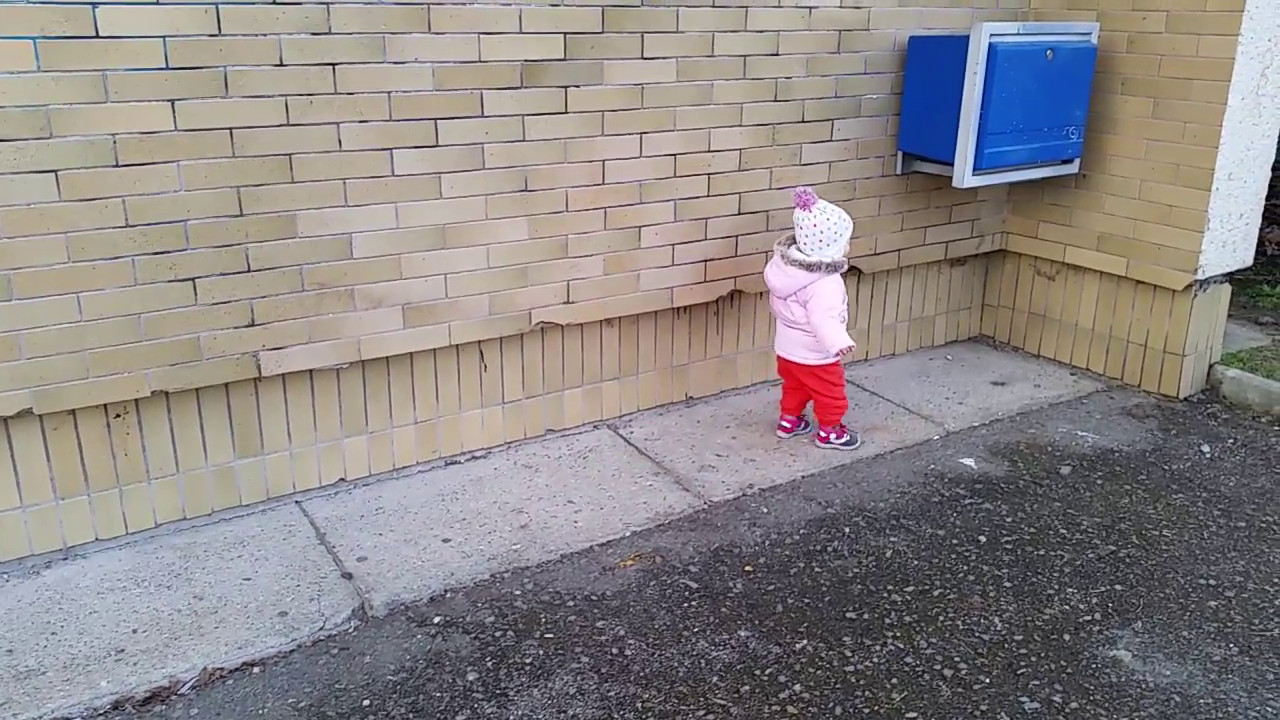
#> input picture data/ada/ada_1.jpg, 1280 x 720 px
$ python -i securitycam.py   (imports and definitions only)   (Python 2 division)
#> lines starting #> are read from the running program, lines starting #| are printed output that depends on the picture
### securitycam/classifier.py
from __future__ import division

import cv2
from sklearn.cluster import KMeans
from sklearn.svm import SVC
import cPickle
import os
import imutils
from imutils.paths import list_images

from descriptor import Descriptor


class Classifier:
    def __init__(self, desc=None, data=[], labels=[]):
        self.model = SVC(kernel='linear', C=100, probability=True, random_state=42)
        self.data = data
        self.labels = labels
        self.desc = desc

    # [5 lines left out: function train, not called in this run]

    def predict(self, img):
        return self.model.predict(img)

    def predict_proba(self, img):
        return self.model.predict_proba(img)

    def save_model(self, path='../data/classifier.pkl'):
        with open(path, 'w') as f:
            f.write(cPickle.dumps(self.model))

    def train_from_protos(self, objects=['matous', 'ada', 'katka'], train_size=-1, return_test=False):
        if self.desc is None:
            raise AttributeError('Descriptor was not specified.')
        train_data = []
        train_features = []
        train_labels = []

        test_data = []
        test_features = []
        test_labels = []

        for o in objects:
            obj_path = os.path.join('/home/tomas/projects/securitycam/data/{}/protos/'.format(o))
            root, __, files = os.walk(obj_path).next()
            img_paths = [os.path.join(root, x) for x in files]

            if train_size == -1:
                n_train = len(img_paths)
            else:
                n_train = min(train_size, len(img_paths))

            # loop over the input dataset of images
            for i, img_path in enumerate(img_paths):
                # load the image, crop the image, then update the list of objects
                image = cv2.imread(img_path)
                feats = self.desc.describe(image, use_mean=False)[0].flatten()

                if i < n_train:
                    train_data.append(image)
                    train_features.append(feats)
                    train_labels.append(o)
                elif return_test:
                    test_data.append(image)
                    test_features.append(feats)
                    test_labels.append(o)

        self.model.fit(train_features, train_labels)

        if return_test:
            return (train_data, train_features, train_labels), (test_data, test_features, test_labels)
        else:
            return train_data, train_features, train_labels


# --------------------------------------------------------------------------------------------------
# [32 lines that do not run on import are left out]

### securitycam/descriptor.py
from __future__ import division

import numpy as np
import cv2
import imutils

from hsvhistogram import HSVHistogram
from labhistogram import LabHistogram


class Descriptor:
    def __init__(self, type, bins=([8, 8, 8])):
        if type == 'hsvhist':
            self.desc = HSVHistogram(bins)
        elif type == 'labhist':
            self.desc = LabHistogram(bins)

    # [14 lines left out: function describe, not called in this run]

    def describe_char(self, img):
        pass

    # [16 lines left out: functions chi2_distance, compare_hists, not called in this run]


# [27 lines that do not run on import are left out]

### securitycam/hsvhistogram.py
# import the necessary packages
import numpy as np
import cv2
from itertools import chain


class HSVHistogram:
    def __init__(self, bins):
        # store the number of bins for the histogram
        self.bins = bins
        self.hist_sizes = [180, 16, 16]
        self.hist_ranges = [180, 256, 256]
        self.channels = [0, 1]

        self.sizes = None
        self.ranges = None
        self.update_hist_params()

    def update_hist_params(self):
        self.sizes = [self.hist_sizes[i] for i in self.channels]
        self.ranges = list(chain.from_iterable([(0, self.hist_ranges[i]) for i in self.channels]))

    # [68 lines left out: functions describe, histogram, not called in this run]

### securitycam/securitycam.py
from __future__ import division

import os

import cv2
import numpy as np
import imutils

from back_projector import BackProjector
from classifier import Classifier
from descriptor import Descriptor
from motion_detector import MotionDetector
from face_detector import FaceDetector
from pedestrian_detector import PedestrianDetector
from select_roi import SelectROI
from tracker import Tracker
from object import Object


class SecurityCam:
    def __init__(self):
        self.stream = None

        # self.tracker = cv2.Tracker_create(tracker)
        self.descriptor = Descriptor('hsvhist')
        self.classifier = Classifier(desc=self.descriptor)
        self.classifier.train_from_protos(train_size=-1, return_test=False)
        self.backprojector = BackProjector(space='hsv', channels=[0, 1])
        self.motiondetector = MotionDetector()
        self.facedetector = FaceDetector(faceCascadePath='../cascades/haarcascade_frontalface_default.xml')
        self.pedestriandetector = PedestrianDetector()
        self.tracker = Tracker()
        self.heatmap = None  # final heatmap derived from motion detection and backprojection
        self.max_dist = 250
        self.n_nonsmooth = 0  # number of consecutive differences between tracker and detector
        self.max_n_nonsmooth = 5
        # self.track_window = None
        # bp.calc_model_hist(bp.model_im)
        # track_window = roi_rect

    # [18 lines left out: function mark_track_window, not called in this run]
        # self.tracker.track_window = roi_rect

    def roi2image(self, im, roi):
        im_roi = im[roi[1]:roi[1] + roi[3], roi[0]:roi[0] + roi[2]]
        return im_roi

    # [150 lines left out: functions expand_roi, process_frame, control_smoothness, analyse_heatmap, calc_cnts_dists, not called in this run]


# -------------------------------------------------------------------------------------------------------
# [139 lines not run here, left out]

>>> import cv2
>>> picture = cv2.imread('../data/ada/ada_1.jpg', cv2.IMREAD_GRAYSCALE)
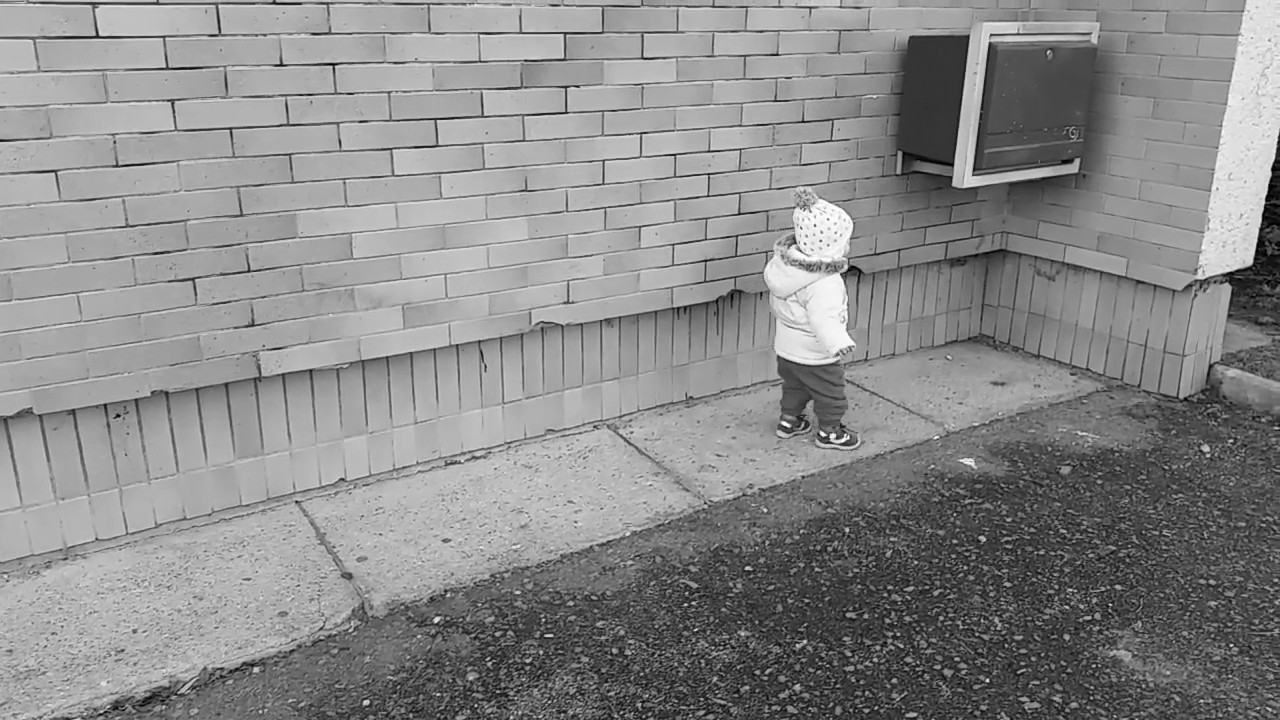
#> picture: shape (720, 1280); min 0, max 255, mean 138
>>> result = SecurityCam().process_frame(picture)
#> (the run stopped early here; a loop or call above may not have finished)

$ run again, on data/ada/ada_2.jpg
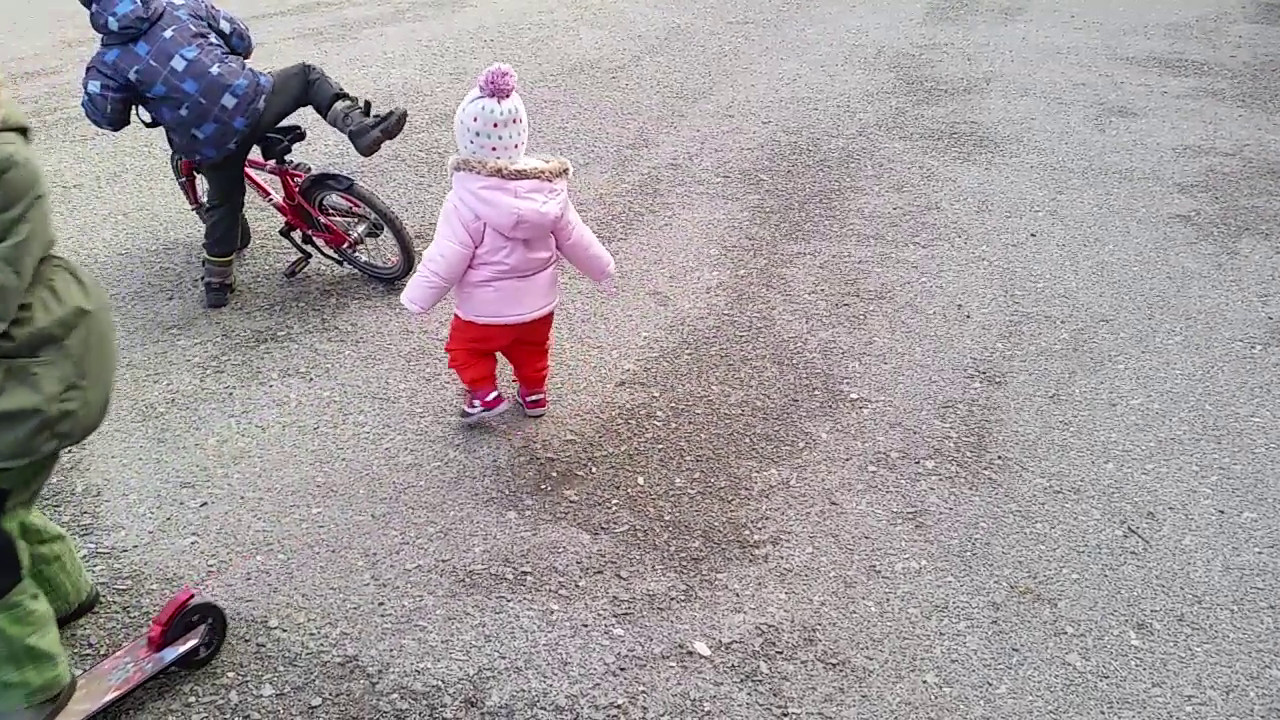
#> input picture data/ada/ada_2.jpg, 1280 x 720 px
#> `picture = cv2.imread('../data/ada/ada_1.jpg', cv2.IMREAD_GRAYSCALE)`:
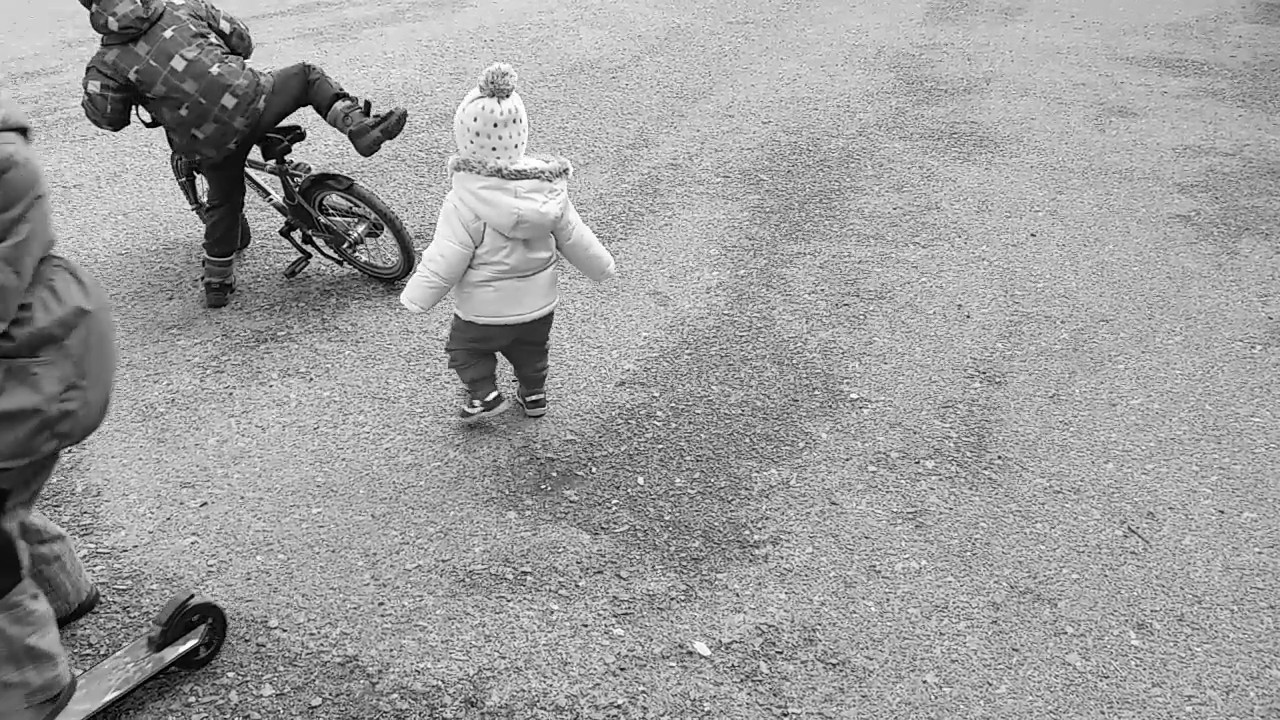
#> picture: shape (720, 1280); min 0, max 255, mean 158.6

$ run again, on data/ada/ada_3.jpg
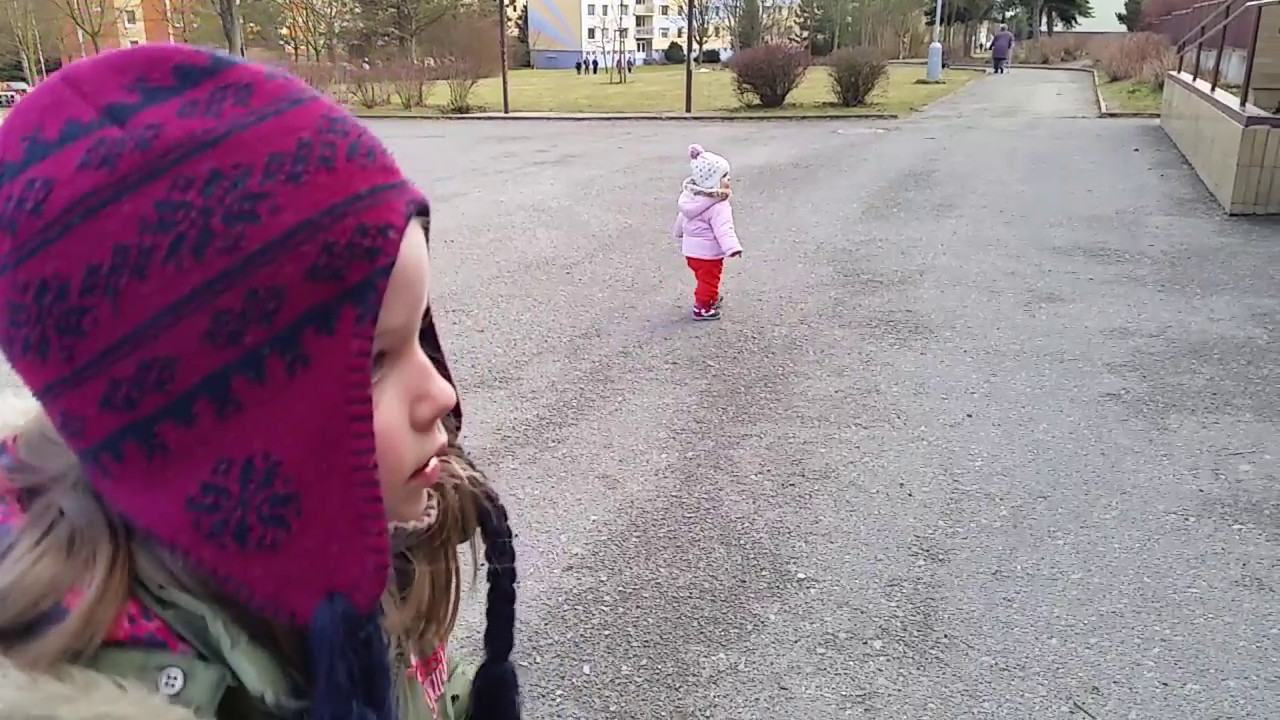
#> input picture data/ada/ada_3.jpg, 1280 x 720 px
#> `picture = cv2.imread('../data/ada/ada_1.jpg', cv2.IMREAD_GRAYSCALE)`:
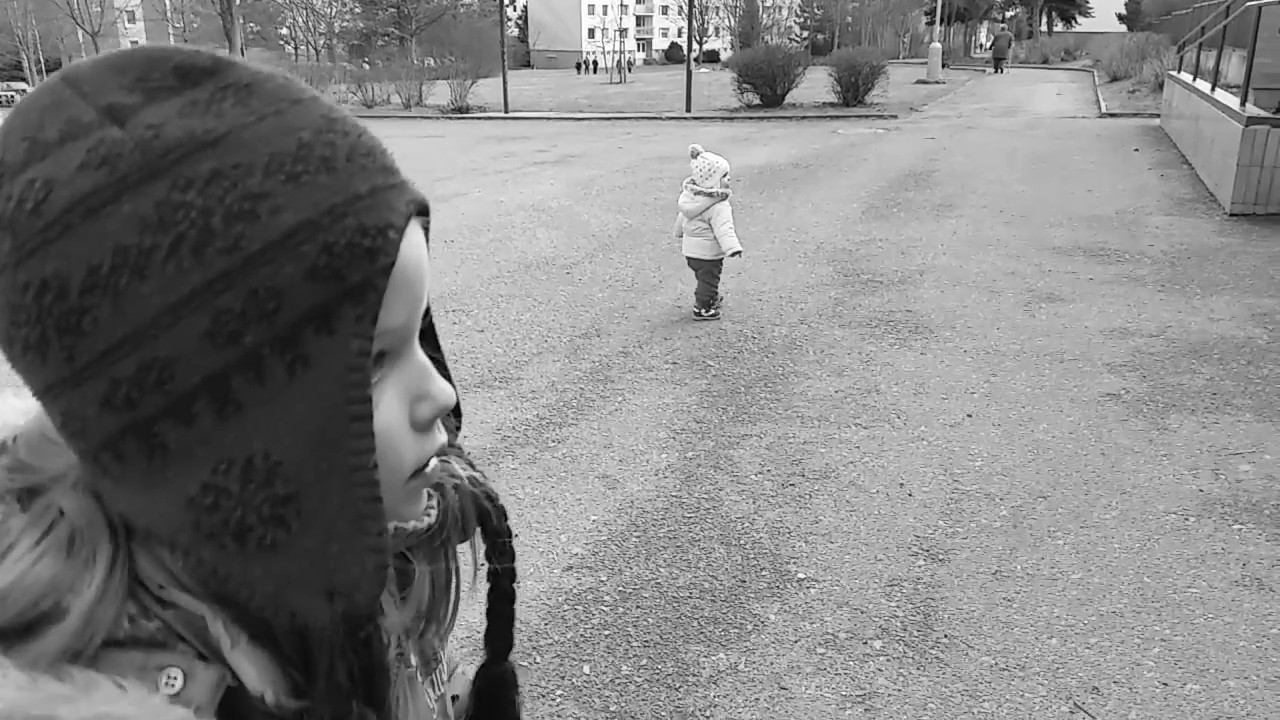
#> picture: shape (720, 1280); min 0, max 255, mean 131.5

$ run again, on data/ada/ada_4.jpg
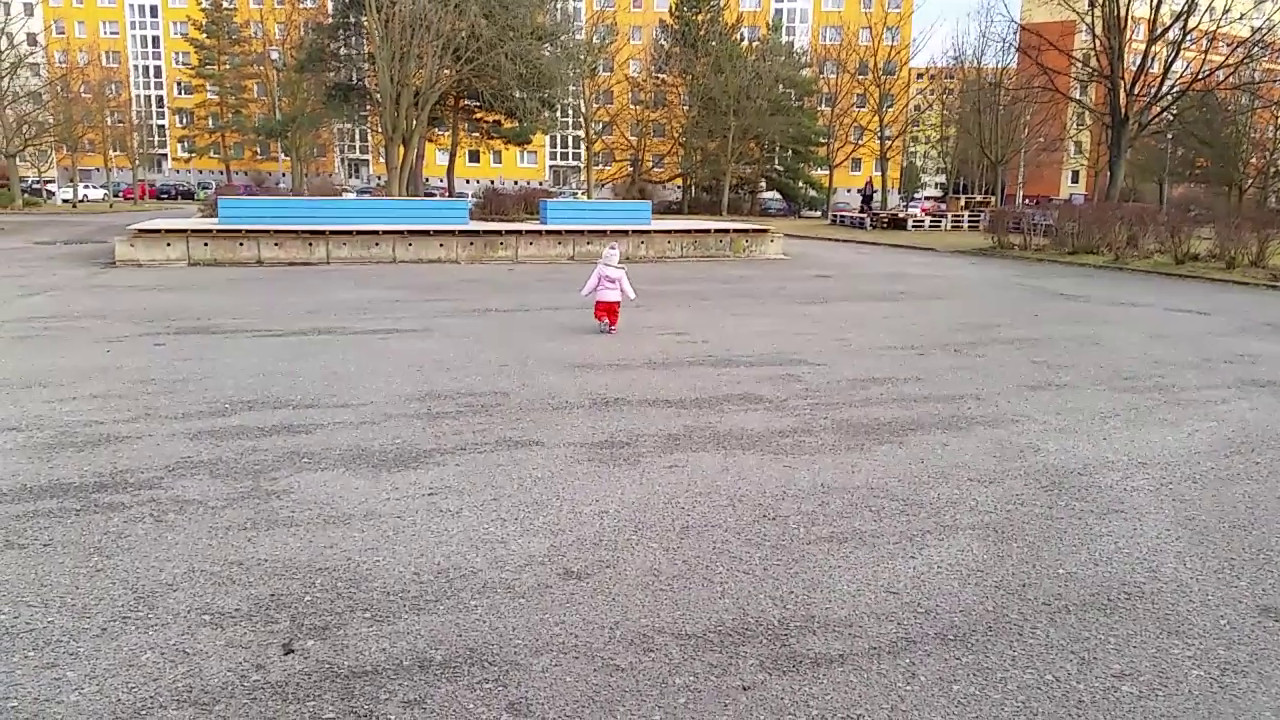
#> input picture data/ada/ada_4.jpg, 1280 x 720 px
#> `picture = cv2.imread('../data/ada/ada_1.jpg', cv2.IMREAD_GRAYSCALE)`:
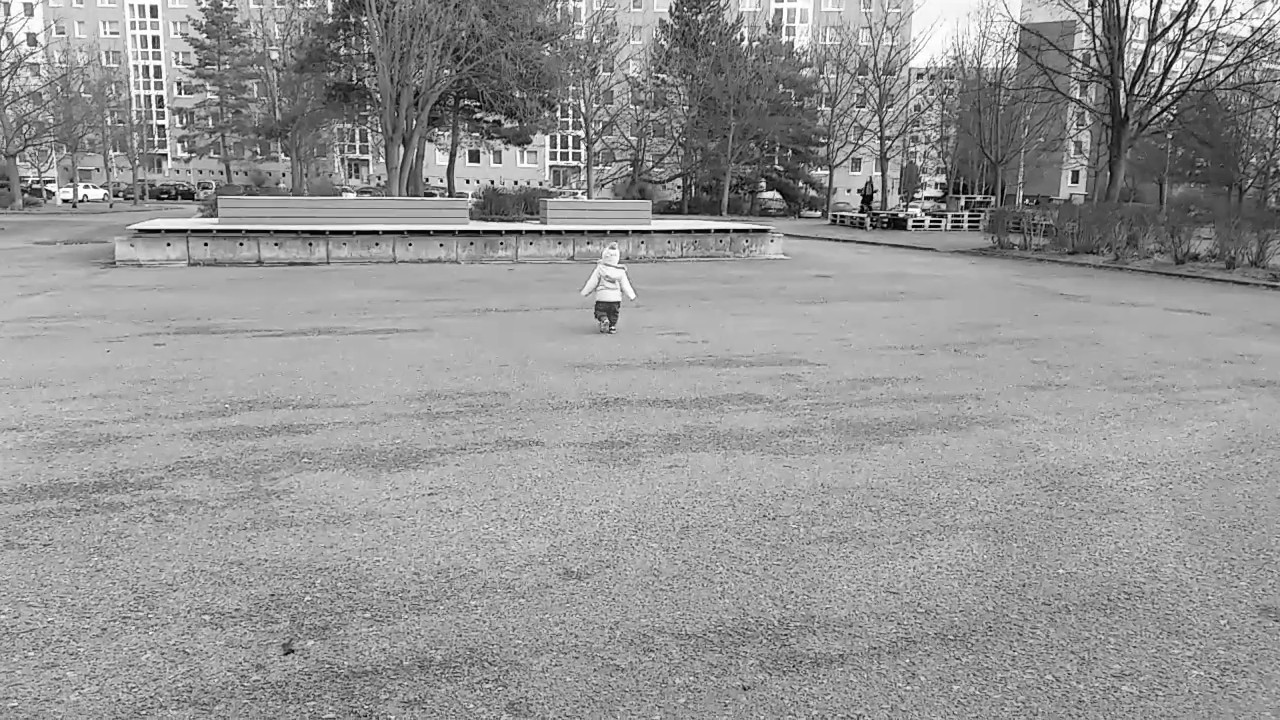
#> picture: shape (720, 1280); min 0, max 255, mean 149.3
